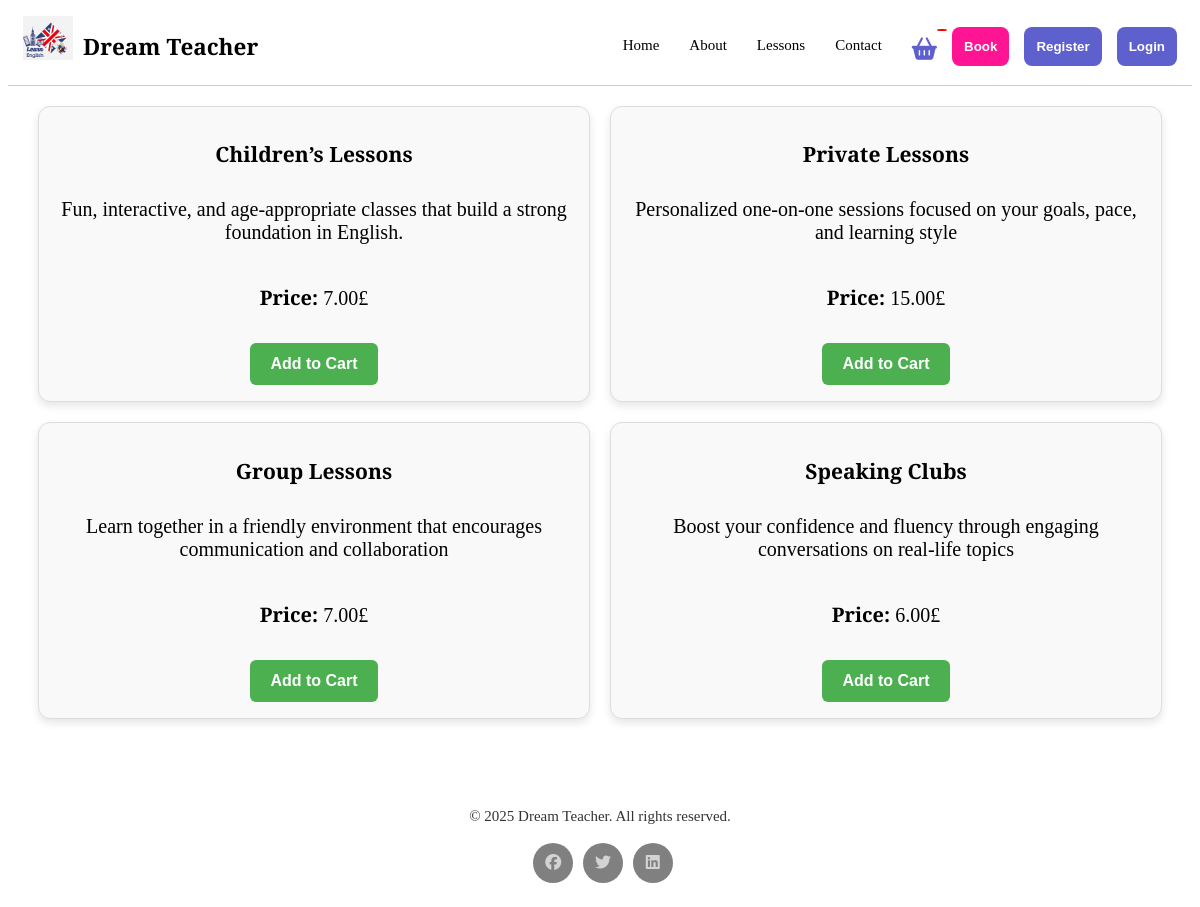
The app's page /prices/ with its own data.
### lessons/models.py (models this page shows)
class Lesson(models.Model):
    category = models.ForeignKey(LessonCategory, on_delete=models.CASCADE)
    title = models.CharField(max_length=100)
    description = models.TextField()
    price = models.DecimalField(max_digits=10, decimal_places=2)

### lessons/views.py (the view)
# urls.py: path('prices/', views.price_view, name='prices'),
def price_view(request):
    lessons=Lesson.objects.all()
    return render(request, 'prices.html', {'lessons': lessons})

### templates/prices.html (shortened to what this page needs)
{% extends 'base.html' %}
{% block content %}
  <section class="price-section">
    <div class="lessons">
  {% for lesson in lessons %}
    <div class="lesson-card">
      <h2>{{ lesson.title }}</h2>
      <p class="price-info">{{ lesson.description }}</p>
      <p class="price-info"><strong>Price: </strong>{{ lesson.price }}£</p>
      <form action="{% url 'add_to_cart' lesson.id %}" method="post">
        <button type="submit">Add to Cart</button>
      </form>
    </div>
  {% endfor %}
</div>
  </section>
{% endblock %}

### lessons/static/css/style.css (style rules this page uses)
body { font-family: "DM Serif Text", serif; font-style: normal; font-size: 15px; background-color: white; }
:root { --d: 700ms; --e: cubic-bezier(0.19, 1, 0.22, 1); --font-sans: "Rubik", sans-serif; --font-serif: "Cardo", serif; }
* { box-sizing: border-box; }
html, body { height: 100%; }
.lessons { display: flex; flex-wrap: wrap; gap: 20px; justify-content: center; padding: 20px; }
.lesson-card { background-color: #f9f9f9; border: 1px solid #ddd; border-radius: 12px; padding: 16px; width: 300px; box-shadow: 0 4px 8px rgba(0,0,0,0.1); display: flex; flex-direction: column; justify-content: space-between; }
.lesson-card h2 { font-size: 1.4em; margin-bottom: 10px; text-align: center; }
.price-info { text-align: center; font-family: "DM Serif Text", serif; font-size: 20px; font-style: normal; }
.lesson-card button { display: block; font-size:15px; margin: 12px auto 0; background-color: #6c63ff; color: white; font-weight: bold; padding: 15px 24px; border: none; border-radius: 6px; cursor: pointer; transition: background-color 0.3s; }
@media (min-width: 768px) { .lesson-card { flex: 1 1 calc(50% - 20px); max-width: calc(50% - 20px); } }
button[type="submit"] { background-color: #4CAF50; color: white; border: none; padding: 12px 20px; font-size: 16px; border-radius: 6px; cursor: pointer; }

### records on screen
Lesson: title "Children’s Lessons", description "Fun, interactive, and age-appropriate classes that build a strong foundation in English.", price "7.00"
Lesson: title "Private Lessons", description "Personalized one-on-one sessions focused on your goals, pace, and learning style", price "15.00"
Lesson: title "Group Lessons", description "Learn together in a friendly environment that encourages communication and collaboration", price "7.00"
Lesson: title "Speaking Clubs", description "Boost your confidence and fluency through engaging conversations on real-life topics", price "6.00"
